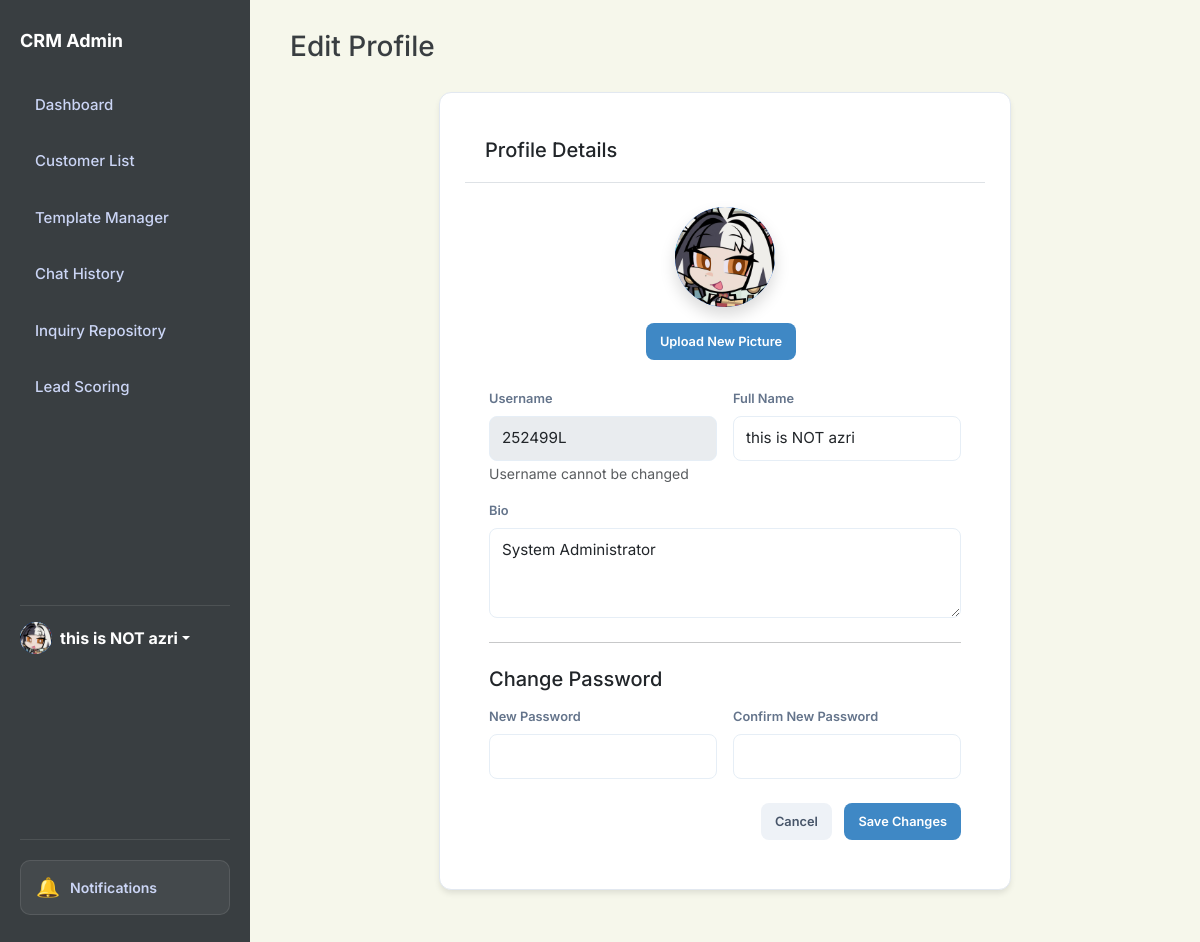
The app's page /profile (signed in) with its own data.
### app.py (models this page shows, shortened)
class User(db.Model):
    id = db.Column(db.Integer, primary_key=True)
    username = db.Column(db.String(80), unique=True, nullable=False)
    password = db.Column(db.String(200), nullable=False)
    name = db.Column(db.String(100), default='Admin')
    bio = db.Column(db.Text, default='')
    profile_picture = db.Column(db.String(200), default='https://ui-avatars.com/api/?name=Admin&background=random')

### app.py (the view, shortened to what this page needs)
@app.route('/profile', methods=['GET', 'POST'])
def profile():
    if not session.get('logged_in'):
        return redirect(url_for('login'))
    user_id = session.get('user_id')
    if not user_id:
        session.clear()
        return redirect(url_for('login'))
    user = User.query.get(user_id)
    if not user:
        session.clear()
        return redirect(url_for('login'))
    return render_template('edit_profile.html', user=user)

### app.py (called while the page is built)
@app.context_processor
def inject_search_data():
    customers = Customer.query.all()
    inquiries = Inquiry.query.all()
    rules = Rule.query.all()
    templates = AutoReplyTemplate.query.all()
    faqs = FAQ.query.all()
    search_seed = []
    for c in customers:
        search_seed.append({"display": c.name, "category": "Customer", "page": "/customers"})
    for i in inquiries:
        search_seed.append({"display": f"Inquiry: {i.customer}", "category": "Inquiry", "page": f"/inquiry/{i.id}"})
    for r in rules:
        search_seed.append({"display": r.name, "category": "Rule", "page": "/scoring"})
    for t in templates:
        search_seed.append({"display": t.title, "category": "Template", "page": "/templates-manager"})
    for f in faqs:
        search_seed.append({"display": f.question, "category": "FAQ", "page": "/templates-manager"})
    return dict(search_seed=search_seed)

@app.before_request
def require_login():
    allowed_routes = ['login', 'static']
    if request.endpoint and request.endpoint not in allowed_routes and not session.get('logged_in'):
        return redirect(url_for('login'))

### templates/edit_profile.html (shortened to what this page needs)
<!DOCTYPE html>
<html lang="en">
<head>
    <link href="https://cdn.jsdelivr.net/npm/bootstrap@5.3.0/dist/css/bootstrap.min.css" rel="stylesheet">
    <link rel="stylesheet" href="{{ url_for('static', filename='style.css') }}">
</head>
<body id="page-profile">
    <aside class="sidebar">
        <h2>CRM Admin</h2>
        <a href="/dashboard" class="nav-link nav-dashboard internal-link">Dashboard</a>
        <a href="/customers" class="nav-link nav-customers internal-link">Customer List</a>
        <a href="/templates-manager" class="nav-link nav-templates internal-link">Template Manager</a>
        <a href="/history" class="nav-link nav-history internal-link">Chat History</a>
        <a href="/repository" class="nav-link nav-repository internal-link">Inquiry Repository</a>
        <a href="/scoring" class="nav-link nav-scoring internal-link">Lead Scoring</a>
        <div class="mt-auto pt-3 border-top border-secondary" style="border-color: rgba(255,255,255,0.1) !important;">
            <div class="dropdown">
                <a href="#" class="d-flex align-items-center text-white text-decoration-none dropdown-toggle"
                    id="dropdownUser1" data-bs-toggle="dropdown" aria-expanded="false">
                    <div class="avatar-circle bg-primary text-white me-2"
                        style="width: 32px; height: 32px; font-size: 14px; display:flex; align-items:center; justify-content:center; border-radius:50%; overflow:hidden;">
                        {% if session.get('user_pic') and 'http' in session.get('user_pic') %}
                        <img src="{{ session.get('user_pic') }}" alt="User"
                            style="width:100%; height:100%; object-fit:cover;">
                        {% elif session.get('user_pic') %}
                        <img src="{{ url_for('static', filename='uploads/' + session.get('user_pic')) }}" alt="User"
                            style="width:100%; height:100%; object-fit:cover;">
                        {% else %}
                        {{ session.get('user_name', 'Admin')[0] | upper }}
                        {% endif %}
                    </div>
                    <strong>{{ session.get('user_name', 'Admin') }}</strong>
                </a>
            </div>
        </div>
    </aside>
    <main class="main">
        <div class="header">
            <h1 class="h3">Edit Profile</h1>
        </div>
        <div class="row">
            <div class="col-md-8 mx-auto">
                <div class="card">
                    <div class="card-header bg-white border-bottom">
                        <h5 class="mb-0">Profile Details</h5>
                    </div>
                    <div class="card-body p-4">
                        <form method="POST" enctype="multipart/form-data">
                            <div class="text-center mb-4">
                                <div class="avatar-circle bg-primary text-white mx-auto mb-3 shadow"
                                    style="width: 100px; height: 100px; font-size: 40px; display:flex; align-items:center; justify-content:center; border-radius:50%; overflow:hidden;">
                                    {% if user.profile_picture and 'http' in user.profile_picture %}
                                    <img src="{{ user.profile_picture }}" alt="Profile"
                                        style="width:100%; height:100%; object-fit:cover;">
                                    {% elif user.profile_picture %}
                                    <img src="{{ url_for('static', filename='uploads/' + user.profile_picture) }}"
                                        alt="Profile" style="width:100%; height:100%; object-fit:cover;">
                                    {% else %}
                                    {{ user.username[0] | upper }}
                                    {% endif %}
                                </div>
                                <div>
                                    <label for="profile_picture" class="btn btn-sm btn-primary">
                                        Upload New Picture <input type="file" id="profile_picture"
                                    </label>
                                </div>
                            </div>
                            <div class="row g-3">
                                <div class="col-md-6">
                                    <label for="username" class="form-label">Username</label>
                                    <input type="text" class="form-control" id="username" value="{{ user.username }}"
                                        disabled>
                                    <small class="text-muted">Username cannot be changed</small>
                                </div>
                                <div class="col-md-6">
                                    <label for="name" class="form-label">Full Name</label>
                                    <input type="text" class="form-control" id="name" name="name"
                                        value="{{ user.name }}">
                                </div>
                                <div class="col-12">
                                    <label for="bio" class="form-label">Bio</label>
                                    <textarea class="form-control" id="bio" name="bio"
                                        rows="3">{{ user.bio }}</textarea>
                                </div>
                            </div>
                            <hr class="my-4">
                            <h5 class="mb-3">Change Password</h5>
                            <div class="row g-3">
                                <div class="col-md-6">
                                    <label for="new_password" class="form-label">New Password</label>
                                    <input type="password" class="form-control" id="new_password" name="new_password">
                                </div>
                                <div class="col-md-6">
                                    <label for="confirm_password" class="form-label">Confirm New Password</label>
                                    <input type="password" class="form-control" id="confirm_password"
                                        name="confirm_password">
                                </div>
                            </div>
                            <div class="mt-4 text-end">
                                <a href="/dashboard" class="btn btn-gray me-2">Cancel</a>
                                <button type="submit" class="btn btn-primary">Save Changes</button>
                            </div>
                        </form>
                    </div>
                </div>
            </div>
        </div>
    </main>
</body>
</html>

### static/style.css (style rules this page uses)
:root { --blue: #3F88C5; --red: #E94F37; --green: #44BBA4; --gray: #64748b; --slate-900: #393E41; --slate-800: #4a5155; --border-radius: 12px; --bg-light: #F6F7EB; }
* { box-sizing: border-box; font-family: 'Inter', -apple-system, sans-serif; }
body { margin: 0; display: flex; background-color: var(--bg-light); color: var(--slate-900); height: 100vh; overflow: hidden; font-size: 16px; -webkit-font-smoothing: antialiased; }
.header { overflow: visible !important; }
.main { overflow-y: auto; overflow-x: visible !important; }
.sidebar { width: 250px; background: var(--slate-900); color: #fff; height: 100vh; padding: 30px 20px; flex-shrink: 0; display: flex; flex-direction: column; }
.sidebar h2 { font-size: 18px; margin-bottom: 30px; font-weight: 700; color: #fff; }
.nav-link { display: block; padding: 12px 15px; color: #cbd5f5; text-decoration: none; border-radius: 8px; margin-bottom: 10px; font-size: 15px; font-weight: 500; transition: 0.2s; }
.main { flex: 1; padding: 30px 40px; overflow-y: auto; max-width: 1600px; margin: 0 auto; width: 100%; }
.header { display: flex; justify-content: space-between; align-items: center; flex-shrink: 0; margin-bottom: 20px; gap: 20px; width: 100%; }
.card { background: white; padding: 25px; border-radius: var(--border-radius); box-shadow: 0 4px 6px -1px rgba(0, 0, 0, 0.1); border: 1px solid #e2e8f0; margin-bottom: 25px; }
.card-header { padding: 20px; border-bottom: 1px solid #e2e8f0; display: flex; justify-content: space-between; align-items: center; }
.avatar-circle { width: 44px; height: 44px; border-radius: 10px; background: #3b82f6; color: white; font-weight: 600; font-size: 15px; display: flex; align-items: center; justify-content: center; }
label { display: block; font-size: 0.8rem; margin-bottom: 5px; color: var(--gray); font-weight: 600; }
input, textarea, select { width: 100%; padding: 10px; border: 1px solid #e2e8f0; border-radius: 6px; font-size: 0.9rem; outline: none; }
.btn { padding: 8px 14px; border: none; border-radius: 6px; cursor: pointer; font-size: 0.8rem; font-weight: 600; transition: 0.2s; text-decoration: none; display: inline-block; }
.btn-blue, .btn-primary { background: var(--blue); color: white; }
.btn-gray { background: #e2e8f0; color: #475569; }
.form-control { width: 100%; padding: 10px 12px; border: 1px solid #e6eef6; border-radius: 8px; font-size: 0.95rem; background: #fff; transition: border-color .15s, box-shadow .15s, transform .06s; }
.btn { border-radius: 8px; padding: 9px 14px; font-weight: 600; }
.btn-gray { background: #eef2f7; color: #475569; }
.sidebar { z-index: 1; }
.text-center { text-align: center; }
.sidebar { display: flex; flex-direction: column; }

### records on screen
User: get "this is NOT azri", profile_picture (picture), username "252499L", name "this is NOT azri", bio "System Administrator"
